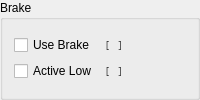
              <widget class="QGroupBox" name="groupBox_6">
               <property name="title">
                <string>Brake</string>
               </property>
               <layout class="QGridLayout" name="gridLayout_10">
                <item row="0" column="0">
                 <layout class="QGridLayout" name="gridLayout_15">
                  <item row="1" column="0">
                   <widget class="QCheckBox" name="in_low_brake">
                    <property name="toolTip">
                     <string>&lt;html&gt;&lt;head/&gt;&lt;body&gt;&lt;p&gt;Brake Feedback Signal is Active Low&lt;/p&gt;&lt;/body&gt;&lt;/html&gt;</string>
                    </property>
                    <property name="text">
                     <string>Active Low</string>
                    </property>
                   </widget>
                  </item>
                  <item row="1" column="1">
                   <widget class="QLabel" name="low_brake">
                    <property name="font">
                     <font>
                      <family>Courier</family>
                     </font>
                    </property>
                    <property name="text">
                     <string>[ ]</string>
                    </property>
                   </widget>
                  </item>
                  <item row="0" column="1">
                   <widget class="QLabel" name="brake">
                    <property name="font">
                     <font>
                      <family>Courier</family>
                     </font>
                    </property>
                    <property name="text">
                     <string>[ ]</string>
                    </property>
                   </widget>
                  </item>
                  <item row="0" column="0">
                   <widget class="QCheckBox" name="in_brake">
                    <property name="text">
                     <string>Use Brake</string>
                    </property>
                   </widget>
                  </item>
                 </layout>
                </item>
               </layout>
              </widget>
